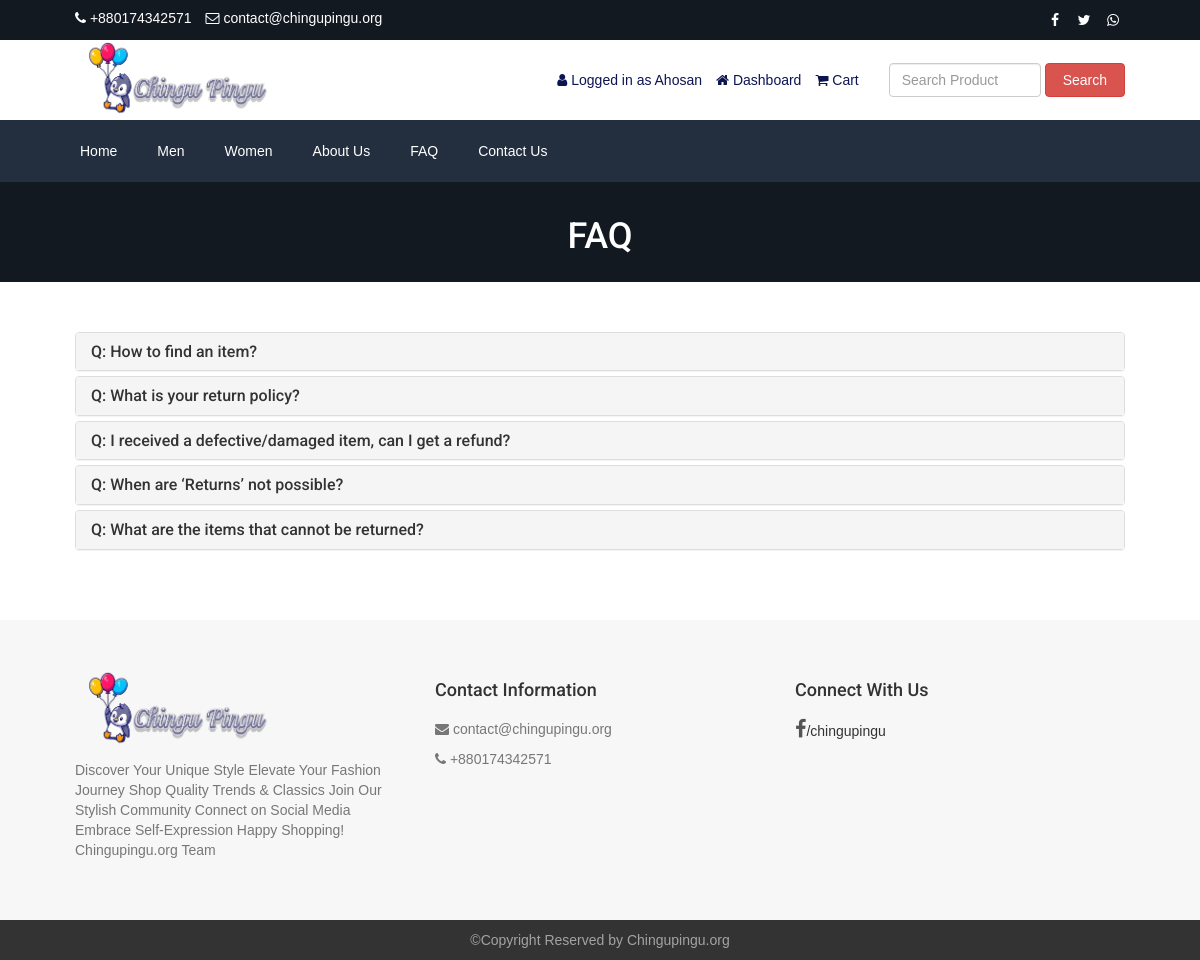
Page /faq.php (signed in) on the committed database.
### tables this page shows
CREATE TABLE `tbl_settings` (
  `id` int(11) NOT NULL,
  `logo` varchar(255) NOT NULL,
  `favicon` varchar(255) NOT NULL,
  `footer_about` text NOT NULL,
  `footer_copyright` text NOT NULL,
  `contact_address` text NOT NULL,
  `contact_email` varchar(255) NOT NULL,
  `contact_phone` varchar(255) NOT NULL,
  `contact_fax` varchar(255) NOT NULL,
  `contact_map_iframe` text NOT NULL,
  `receive_email` varchar(255) NOT NULL,
  `receive_email_subject` varchar(255) NOT NULL,
  `receive_email_thank_you_message` text NOT NULL,
  `forget_password_message` text NOT NULL,
  `total_recent_post_footer` int(10) NOT NULL,
  `total_popular_post_footer` int(10) NOT NULL,
  `total_recent_post_sidebar` int(11) NOT NULL,
  `total_popular_post_sidebar` int(11) NOT NULL,
  `total_featured_product_home` int(11) NOT NULL,
  `total_latest_product_home` int(11) NOT NULL,
  `total_popular_product_home` int(11) NOT NULL,
  `meta_title_home` text NOT NULL,
  `meta_keyword_home` text NOT NULL,
  `meta_description_home` text NOT NULL,
  `banner_login` varchar(255) NOT NULL,
  `banner_registration` varchar(255) NOT NULL,
  `banner_forget_password` varchar(255) NOT NULL,
  `banner_reset_password` varchar(255) NOT NULL,
  `banner_search` varchar(255) NOT NULL,
  `banner_cart` varchar(255) NOT NULL,
  `banner_checkout` varchar(255) NOT NULL,
  `banner_product_category` varchar(255) NOT NULL,
  `banner_blog` varchar(255) NOT NULL,
  `cta_title` varchar(255) NOT NULL,
  `cta_content` text NOT NULL,
  `cta_read_more_text` varchar(255) NOT NULL,
  `cta_read_more_url` varchar(255) NOT NULL,
  `cta_photo` varchar(255) NOT NULL,
  `featured_product_title` varchar(255) NOT NULL,
  `featured_product_subtitle` varchar(255) NOT NULL,
  `latest_product_title` varchar(255) NOT NULL,
  `latest_product_subtitle` varchar(255) NOT NULL,
  `popular_product_title` varchar(255) NOT NULL,
  `popular_product_subtitle` varchar(255) NOT NULL,
  `testimonial_title` varchar(255) NOT NULL,
  `testimonial_subtitle` varchar(255) NOT NULL,
  `testimonial_photo` varchar(255) NOT NULL,
  `blog_title` varchar(255) NOT NULL,
  `blog_subtitle` varchar(255) NOT NULL,
  `newsletter_text` text NOT NULL,
  `paypal_email` varchar(255) NOT NULL,
  `stripe_public_key` varchar(255) NOT NULL,
  `stripe_secret_key` varchar(255) NOT NULL,
  `bank_detail` text NOT NULL,
  `before_head` text NOT NULL,
  `after_body` text NOT NULL,
  `before_body` text NOT NULL,
  `home_service_on_off` int(11) NOT NULL,
  `home_welcome_on_off` int(11) NOT NULL,
  `home_featured_product_on_off` int(11) NOT NULL,
  `home_latest_product_on_off` int(11) NOT NULL,
  `home_popular_product_on_off` int(11) NOT NULL,
  `home_testimonial_on_off` int(11) NOT NULL,
  `home_blog_on_off` int(11) NOT NULL,
  `newsletter_on_off` int(11) NOT NULL,
  `ads_above_welcome_on_off` int(1) NOT NULL,
  `ads_above_featured_product_on_off` int(1) NOT NULL,
  `ads_above_latest_product_on_off` int(1) NOT NULL,
  `ads_above_popular_product_on_off` int(1) NOT NULL,
  `ads_above_testimonial_on_off` int(1) NOT NULL,
  `ads_category_sidebar_on_off` int(1) NOT NULL
);

CREATE TABLE `tbl_social` (
  `social_id` int(11) NOT NULL,
  `social_name` varchar(30) NOT NULL,
  `social_url` varchar(255) NOT NULL,
  `social_icon` varchar(30) NOT NULL
);

CREATE TABLE `tbl_top_category` (
  `tcat_id` int(11) NOT NULL,
  `tcat_name` varchar(255) NOT NULL,
  `show_on_menu` int(1) NOT NULL
);

CREATE TABLE `tbl_page` (
  `id` int(11) NOT NULL,
  `about_title` varchar(255) NOT NULL,
  `about_content` text NOT NULL,
  `about_banner` varchar(255) NOT NULL,
  `about_meta_title` varchar(255) NOT NULL,
  `about_meta_keyword` text NOT NULL,
  `about_meta_description` text NOT NULL,
  `faq_title` varchar(255) NOT NULL,
  `faq_banner` varchar(255) NOT NULL,
  `faq_meta_title` varchar(255) NOT NULL,
  `faq_meta_keyword` text NOT NULL,
  `faq_meta_description` text NOT NULL,
  `blog_title` varchar(255) NOT NULL,
  `blog_banner` varchar(255) NOT NULL,
  `blog_meta_title` varchar(255) NOT NULL,
  `blog_meta_keyword` text NOT NULL,
  `blog_meta_description` text NOT NULL,
  `contact_title` varchar(255) NOT NULL,
  `contact_banner` varchar(255) NOT NULL,
  `contact_meta_title` varchar(255) NOT NULL,
  `contact_meta_keyword` text NOT NULL,
  `contact_meta_description` text NOT NULL,
  `pgallery_title` varchar(255) NOT NULL,
  `pgallery_banner` varchar(255) NOT NULL,
  `pgallery_meta_title` varchar(255) NOT NULL,
  `pgallery_meta_keyword` text NOT NULL,
  `pgallery_meta_description` text NOT NULL,
  `vgallery_title` varchar(255) NOT NULL,
  `vgallery_banner` varchar(255) NOT NULL,
  `vgallery_meta_title` varchar(255) NOT NULL,
  `vgallery_meta_keyword` text NOT NULL,
  `vgallery_meta_description` text NOT NULL
);

CREATE TABLE `tbl_faq` (
  `faq_id` int(11) NOT NULL,
  `faq_title` varchar(255) NOT NULL,
  `faq_content` text NOT NULL
);

### faq.php (the view, shortened to what this page needs)
<?php require_once('header.php'); ?>
<?php
$statement = $pdo->prepare("SELECT * FROM tbl_page WHERE id=1");
$statement->execute();
$result = $statement->fetchAll(PDO::FETCH_ASSOC);
foreach ($result as $row) {
    $faq_title = $row['faq_title'];
    $faq_banner = $row['faq_banner'];
}
?>
<div class="page-banner" style="background-image: url(assets/uploads/<?php echo $faq_banner; ?>);">
    <div class="inner">
        <h1><?php echo $faq_title; ?></h1>
    </div>
</div>
<div class="page">
    <div class="container">
        <div class="row">
            <div class="col-md-12">
                <div class="panel-group" id="faqAccordion">
                    <?php
                    $statement = $pdo->prepare("SELECT * FROM tbl_faq");
                    $statement->execute();
                    $result = $statement->fetchAll(PDO::FETCH_ASSOC);
                    foreach ($result as $row) {
                        ?>
                        <div class="panel panel-default">
                            <div class="panel-heading accordion-toggle question-toggle collapsed" data-toggle="collapse" data-parent="#faqAccordion" data-target="#question<?php echo $row['faq_id']; ?>">
                                <h4 class="panel-title">
                                    Q: <?php echo $row['faq_title']; ?>
                                </h4>
                            </div>
                        </div>
                        <?php
                    }
                    ?>
                </div>
            </div>
        </div>
    </div>
</div>
<?php require_once('footer.php'); ?>

### header.php (shortened to what this page needs)
<?php
include("admin/inc/config.php");
$statement = $pdo->prepare("SELECT * FROM tbl_settings WHERE id=1");
$statement->execute();
$result = $statement->fetchAll(PDO::FETCH_ASSOC);
foreach ($result as $row) {
	$logo = $row['logo'];
	$contact_email = $row['contact_email'];
	$contact_phone = $row['contact_phone'];
}
?>
<!DOCTYPE html>
<html lang="en">
<head>
	<link rel="stylesheet" href="assets/css/bootstrap.min.css">
	<link rel="stylesheet" href="assets/css/font-awesome.min.css">
	<link rel="stylesheet" href="assets/css/owl.carousel.min.css">
	<link rel="stylesheet" href="assets/css/owl.theme.default.min.css">
	<link rel="stylesheet" href="assets/css/jquery.bxslider.min.css">
	<link rel="stylesheet" href="assets/css/magnific-popup.css">
	<link rel="stylesheet" href="assets/css/rating.css">
	<link rel="stylesheet" href="assets/css/spacing.css">
	<link rel="stylesheet" href="assets/css/bootstrap-touch-slider.css">
	<link rel="stylesheet" href="assets/css/animate.min.css">
	<link rel="stylesheet" href="assets/css/tree-menu.css">
	<link rel="stylesheet" href="assets/css/select2.min.css">
	<link rel="stylesheet" href="assets/css/main.css">
	<link rel="stylesheet" href="assets/css/responsive.css">
	<?php
	$statement = $pdo->prepare("SELECT * FROM tbl_page WHERE id=1");
	$statement->execute();
	$result = $statement->fetchAll(PDO::FETCH_ASSOC);
	?>
</head>
<body>
	<div class="top">
		<div class="container">
			<div class="row">
				<div class="col-md-6 col-sm-6 col-xs-12">
					<div class="left">
						<ul>
							<li><i class="fa fa-phone"></i> <?php echo $contact_phone; ?></li>
							<li><i class="fa fa-envelope-o"></i> <?php echo $contact_email; ?></li>
						</ul>
					</div>
				</div>
				<div class="col-md-6 col-sm-6 col-xs-12">
					<div class="right">
						<ul>
							<?php
							$statement = $pdo->prepare("SELECT * FROM tbl_social");
							$statement->execute();
							$result = $statement->fetchAll(PDO::FETCH_ASSOC);
							foreach ($result as $row) {
							?>
								<?php if ($row['social_url'] != '') : ?>
									<li><a href="<?php echo $row['social_url']; ?>"><i class="<?php echo $row['social_icon']; ?>"></i></a></li>
								<?php endif; ?>
							<?php
							}
							?>
						</ul>
					</div>
				</div>
			</div>
		</div>
	</div>
	<div class="header">
		<div class="container">
			<div class="row inner">
				<div class="col-md-4 logo">
					<a href="index.php"><img src="assets/uploads/<?php echo $logo; ?>" alt="logo image"></a>
				</div>
				<div class="col-md-5 right">
					<ul>
						<?php
						if (isset($_SESSION['customer'])) {
						?>
							<li><i class="fa fa-user"></i> <?php echo LANG_VALUE_13; ?> <?php echo $_SESSION['customer']['cust_name']; ?></li>
							<li><a href="dashboard.php"><i class="fa fa-home"></i> <?php echo LANG_VALUE_89; ?></a></li>
						<?php
						} else {
						?>
							<li><a href="login.php"><i class="fa fa-sign-in"></i> <?php echo LANG_VALUE_9; ?></a></li>
							<li><a href="registration.php"><i class="fa fa-user-plus"></i> <?php echo LANG_VALUE_15; ?></a></li>
						<?php
						}
						?>
						<li><a href="cart.php"><i class="fa fa-shopping-cart"></i> <?php echo LANG_VALUE_18; ?> </a></li>
					</ul>
				</div>
				<div class="col-md-3 search-area">
					<form class="navbar-form navbar-left" role="search" action="search-result.php" method="get">
						<div class="form-group">
							<input type="text" class="form-control search-top" placeholder="<?php echo LANG_VALUE_2; ?>" name="search_text">
						</div>
						<button type="submit" class="btn btn-danger"><?php echo LANG_VALUE_3; ?></button>
					</form>
				</div>
			</div>
		</div>
	</div>
	<div class="nav">
		<div class="container">
			<div class="row">
				<div class="col-md-12 pl_0 pr_0">
					<div class="menu-container">
						<div class="menu">
							<ul>
								<li><a href="index.php">Home</a></li>
								<?php
								$statement = $pdo->prepare("SELECT * FROM tbl_top_category WHERE show_on_menu=1");
								$statement->execute();
								$result = $statement->fetchAll(PDO::FETCH_ASSOC);
								foreach ($result as $row) {
								?>
									<li><a href="product-category.php?id=<?php echo $row['tcat_id']; ?>&type=top-category"><?php echo $row['tcat_name']; ?></a>
									</li>
								<?php
								}
								?>
								<?php
								$statement = $pdo->prepare("SELECT * FROM tbl_page WHERE id=1");
								$statement->execute();
								$result = $statement->fetchAll(PDO::FETCH_ASSOC);
								foreach ($result as $row) {
									$about_title = $row['about_title'];
									$faq_title = $row['faq_title'];
									$contact_title = $row['contact_title'];
								}
								?>
								<li><a href="about.php"><?php echo $about_title; ?></a></li>
								<li><a href="faq.php"><?php echo $faq_title; ?></a></li>
								<li><a href="contact.php"><?php echo $contact_title; ?></a></li>
							</ul>
						</div>
					</div>
				</div>
			</div>
		</div>
	</div>

### footer.php (shortened to what this page needs)
<?php
$statement = $pdo->prepare("SELECT * FROM tbl_settings WHERE id=1");
$statement->execute();
$result = $statement->fetchAll(PDO::FETCH_ASSOC);
foreach ($result as $row) {
    $footer_about = $row['footer_about'];
    $contact_email = $row['contact_email'];
    $contact_phone = $row['contact_phone'];
    $footer_copyright = $row['footer_copyright'];
}
?>
<div class="footer">
    <div class="container">
        <div class="row">
		<div class="col-md-4 logo">
    <a href="index.php"><img src="assets/uploads/<?php echo $logo; ?>" alt="logo image"></a>
    <p><?php echo $footer_about; ?></p>
</div>
            <div class="col-md-4">
                <h4>Contact Information</h4>
                <p><i class="fa fa-envelope"></i> <?php echo $contact_email; ?></p>
                <p><i class="fa fa-phone"></i> <?php echo $contact_phone; ?></p>
            </div>
            <div class="col-md-4">
                <h4>Connect With Us</h4>
                <ul class="social-icons">
                    <li><a href="https://www.facebook.com/profile.php?id=100068808242089" class="fa fa-facebook"></a>/chingupingu</li>
                </ul>
            </div>
        </div>
    </div>
</div>
<div class="footer-bottom">
    <div class="container">
        <div class="row">
            <div class="col-md-12 copyright">
                <?php echo $footer_copyright; ?>
            </div>
        </div>
    </div>
</div>
<link rel="stylesheet" href="assets/css/main.css">
</body>
</html>

### assets/css/main.css (style rules this page uses)
* { margin: 0; padding: 0; }
body { font-family: "Roboto", sans-serif; font-size: 14px; }
h1, h2, h3, h4, h5, h6 { font-family: "Roboto", sans-serif; }
a { text-decoration: none; }
.top { width: 100%; height: 40px; background: #131921; }
.top .left { float: left; }
.top .left ul { padding-top: 8px; }
.top .left ul li { list-style-type: none; float: left; margin-right: 14px; color: white; }
.top .left ul li i { color: white; }
.top .right { float: right; }
.top .right ul { padding-top: 8px; }
.top .right ul li { list-style-type: none; float: left; margin-left: 5px; }
.top .right ul li a { color: white; width: 24px; height: 24px; line-height: 24px; text-align: center; border-radius: 50%; display: block; transition: all 0.4s ease; }
.header { width: 100%; height: auto; background: #fff; }
.header .inner { height: auto; display: table; }
.header .logo { float: none; display: table-cell; vertical-align: middle; }
.header .logo img { max-width: 100%; height: 80px; }
.header .navbar-form .form-control { width: 300px; }
.header .search-area { float: none; display: table-cell; vertical-align: middle; }
.header .search-area .form-group { width: calc(100% - 84px); }
.header .search-area button { width: 80px; }
.header .search-area form { width: 100%; }
.header .right { float: none; display: table-cell; vertical-align: middle; padding-right: 0; }
.header .right ul { float: right; margin-bottom: 0; }
.header .right ul li { list-style-type: none; float: left; margin-left: 14px; color: #0d1452; }
.header .right ul li a { color: #0d1452; }
.header .navbar-form .search-top { width: 100%; }
.nav { background: #232f3e; }
.menu-container { width: 100%; margin: 0 auto; background: #232f3e; }
.menu-dropdown-icon:before { content: "\f067"; font-family: "FontAwesome"; display: none; cursor: pointer; float: right; padding: 1.5em 2em; background: #fff; color: #333; }
.menu > ul { margin: 0 auto; width: 100%; list-style: none; padding: 0; position: relative; box-sizing: border-box; }
.menu > ul:before, .menu > ul:after { content: ""; display: table; }
.menu > ul:after { clear: both; }
.menu > ul > li { float: left; padding: 0; margin: 0; }
.menu > ul > li a { text-decoration: none; padding: 1.5em 20px; display: block; color: #fff; }
.footer-bottom { width: 100%; height: auto; background: #141314; padding: 14px 0; }
.footer-bottom .copyright { font-size: 13px; color: #a3a3a3; text-align: center; }
.page-banner { width: 100%; height: auto; background-repeat: no-repeat; background-position: center center; -webkit-background-size: cover; background-size: cover; position: relative; padding-top: 15px; padding-bottom: 15px; overflow: hidden; }
.page-banner h1 { color: #fff; text-align: center; z-index: 999; position: relative; }
.page { width: 100%; height: auto; padding-top: 50px; padding-bottom: 50px; }
body { font-family: Arial, sans-serif; margin: 0; padding: 0; }
.container { width: 90%; margin: 0 auto; }
.footer { background-color: #f7f7f7; padding: 50px 0; }
.footer h4 { color: #333; margin-bottom: 20px; }
.footer p { color: #777; }
.social-icons li { display: inline-block; margin-right: 10px; }
.social-icons a { color: #555; font-size: 20px; }
.footer-bottom { background-color: #333; color: #fff; padding: 10px 0; }
.footer-bottom .copyright { text-align: center; font-size: 14px; }
.logo img { width: 200px; height: 80px; }

### assets/css/responsive.css (style rules this page uses)
@media only screen and (min-width: 992px) { .header .inner { width: 100%; } }
@media only screen and (min-width: 992px) { .header .search-area { padding-right: 0; } }
@media only screen and (min-width: 992px) { .header .search-area form { padding-right: 0; } }
@media only screen and (min-width: 992px) { .header .container { padding-right: 0; } }

### rows in the picture
tbl_settings: contact_phone "+880174342571", contact_email "contact@chingupingu.org", logo (picture), footer_about "Discover Your Unique Style Elevate Your Fashion Journey Shop Quality Trends & Classics Join Our Stylish Community Connect on Social Media Embrace Self-Expression Happy Shopping! Chingupingu.org Team", footer_copyright "©Copyright Reserved by Chingupingu.org"
tbl_top_category: tcat_name "Men"
tbl_top_category: tcat_name "Women"
tbl_page: about_title "About Us", faq_title "FAQ", contact_title "Contact Us", faq_banner (picture)
tbl_faq: faq_title "How to find an item?"
tbl_faq: faq_title "What is your return policy?"
tbl_faq: faq_title "I received a defective/damaged item, can I get a refund?"
tbl_faq: faq_title "When are ‘Returns’ not possible?"
tbl_faq: faq_title "What are the items that cannot be returned?"

### other values in the picture
LANG_VALUE_13 "Logged in as"
$_SESSION['customer']['cust_name'] "Ahosan"
LANG_VALUE_89 "Dashboard"
LANG_VALUE_18 "Cart"
LANG_VALUE_3 "Search"
